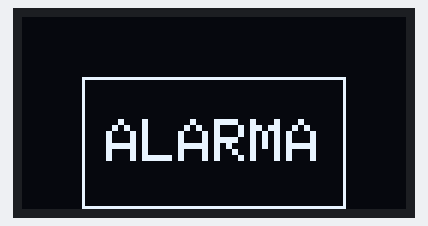
The sketch below on a simulated Arduino Uno, built with avr-gcc and run on an emulated ATmega328P. Shown: 128×64 one-colour display.

Above: at 0.1 s.

The sketch:

oled_128x64_4.ino
```cpp
#include <Wire.h>
#include <Adafruit_GFX.h>
#include <Adafruit_SSD1306.h>

#define ANCHO 128
#define ALTO 64

#define OLED_RESET 4
Adafruit_SSD1306 oled(ANCHO, ALTO, &Wire, OLED_RESET);

void setup() {
  Wire.begin();
  oled.begin(SSD1306_SWITCHCAPVCC, 0x3C);
}

void loop() {
  oled.clearDisplay();
  oled.drawRect(20, 20, 88, 44, WHITE);
  oled.setCursor(28,34);
  oled.setTextSize(2);
  oled.setTextColor(WHITE);
  oled.print("ALARMA");
  oled.display();
}
```
